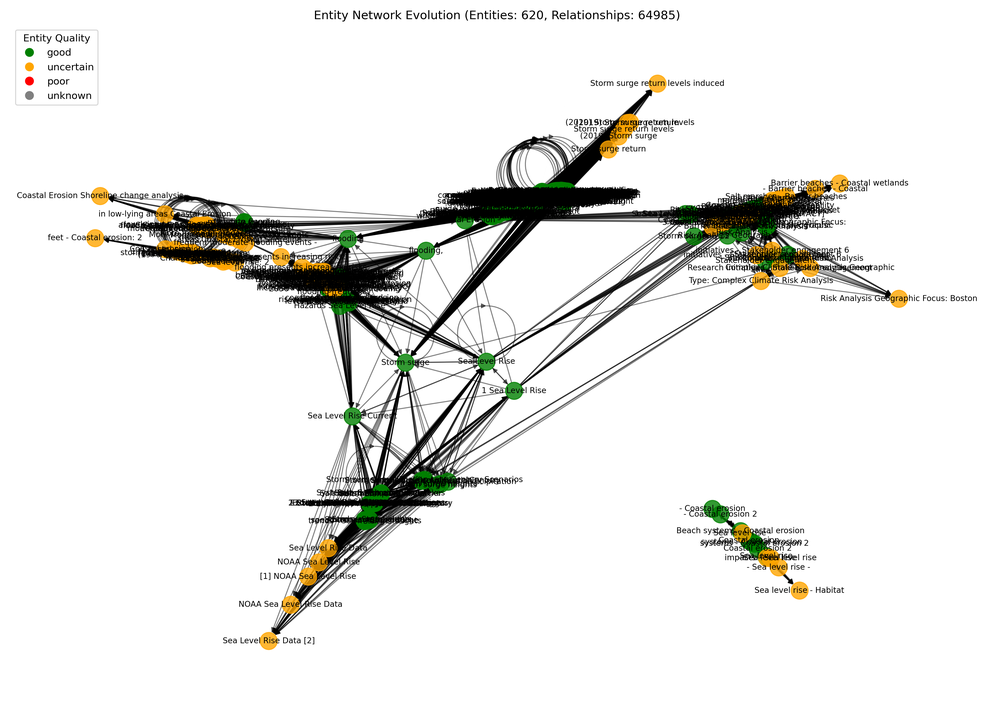
#> input picture src/habitat_evolution/adaptive_core/demos/analysis_results/context_aware_ner_network_20250403_182200.png, 994 x 710 px, shrunk from 4200 x 3000 before the run
$ python -i demo_image_pkm.py   (imports and definitions only)
#> lines starting #> are read from the running program, lines starting #| are printed output that depends on the picture; after the words box and inside, x2 and y2 are one past the last pixel; in counts of white or black regions, pixels touching at a corner belong together
### src/habitat_evolution/infrastructure/services/event_service.py
"""
Event service implementation for Habitat Evolution.

This module provides a concrete implementation of the EventServiceInterface,
enabling event-based communication between components in the system.
"""

import logging
from typing import Dict, Any, Callable, Optional, List

from src.habitat_evolution.infrastructure.interfaces.services.event_service_interface import EventServiceInterface

logger = logging.getLogger(__name__)


class EventService(EventServiceInterface):
    """
    Implementation of the EventServiceInterface for Habitat Evolution.

    This service enables components to communicate through events in a decoupled manner,
    supporting the pattern evolution and co-evolution principles of Habitat Evolution.
    """

    def __init__(self):
        """Initialize a new event service."""
        self._subscribers: Dict[str, List[Dict[str, Any]]] = {}
        self._initialized = False
        logger.debug("EventService created")

    def initialize(self, config: Optional[Dict[str, Any]] = None) -> None:
        """
        Initialize the event service with the specified configuration.

        Args:
            config: Optional configuration for the event service
        """
        if self._initialized:
            logger.warning("EventService already initialized")
            return

        logger.info("Initializing EventService")
        self._initialized = True
        logger.info("EventService initialized")

    # [116 lines left out: functions shutdown, publish, subscribe, unsubscribe, clear_subscriptions, not called in this run]

### demo_image_pkm.py
#!/usr/bin/env python
"""
Habitat Evolution Image-to-PKM Demo

This script demonstrates the Pattern Knowledge Medium capabilities of Habitat Evolution
by associating an image with patterns stored in ArangoDB and generating a response.
"""

import os
import sys
import logging
import argparse
from pathlib import Path
from typing import Dict, Any, List, Optional
import json

# Set up logging
# [1 line not run here, left out]
logger = logging.getLogger(__name__)

# Import Habitat Evolution components
sys.path.append(os.path.dirname(os.path.dirname(os.path.abspath(__file__))))
from src.habitat_evolution.infrastructure.services.event_service import EventService
from src.habitat_evolution.infrastructure.db.arangodb_connection import ArangoDBConnection
from src.habitat_evolution.infrastructure.services.pattern_aware_rag_service import PatternAwareRAGService
from src.habitat_evolution.pkm.pkm_factory import PKMFactory
from src.habitat_evolution.climate_risk.field_pattern_bridge import FieldPatternBridge

# Optional: Import image processing libraries if available
try:
    import cv2
    import numpy as np
    from PIL import Image
    HAS_IMAGE_LIBS = True
except ImportError:
    logger.warning("Image processing libraries not found. Using simplified image handling.")
    HAS_IMAGE_LIBS = False

class ImagePKMDemo:
    """Demo class for associating images with the Pattern Knowledge Medium."""

    def __init__(self, db_host: str = "localhost", db_port: int = 8529,
                 db_name: str = "habitat_evolution", db_user: str = "root",
                 db_password: str = ""):
        """Initialize the demo with database connection parameters."""
#> called with db_host = 'localhost', db_port = 8529, db_name = 'habitat_evolution', db_user = 'root', db_password = ''
        self.db_config = {
            "host": db_host,
            "port": db_port,
            "database": db_name,
            "username": db_user,
            "password": db_password
        }

        # Initialize components
        self._initialize_components()
#> (the call stopped at in _initialize_components, `self.db_connection = ArangoDBConnection(**self.db_config)`: src is not available in this run)

    def _initialize_components(self):
        """Initialize all required Habitat Evolution components."""
        logger.info("Initializing Habitat Evolution components...")

        # Initialize EventService (global singleton)
        self.event_service = EventService()
        if not self.event_service._initialized:
            self.event_service.initialize()
            os.environ["EVENT_SERVICE_INITIALIZED"] = "True"

        # Initialize ArangoDB connection
        self.db_connection = ArangoDBConnection(**self.db_config)
        self.db_connection.connect()

        # Initialize PKM Factory
        self.pkm_factory = PKMFactory(self.db_connection, self.event_service)

        # Initialize Field-Pattern Bridge
        self.field_pattern_bridge = FieldPatternBridge(self.event_service)

        # Initialize Pattern-Aware RAG Service
        self.pattern_rag = self.pkm_factory.create_pattern_aware_rag()

        logger.info("Components initialized successfully")

    def process_image(self, image_path: str) -> Dict[str, Any]:
        """
        Process an image and extract basic features.

        Args:
            image_path: Path to the image file

        Returns:
            Dictionary of extracted features
        """
        logger.info(f"Processing image: {image_path}")

        if not os.path.exists(image_path):
            raise FileNotFoundError(f"Image file not found: {image_path}")

        # Extract basic image metadata
        image_metadata = {
            "filename": os.path.basename(image_path),
            "path": image_path,
            "size": os.path.getsize(image_path),
            "last_modified": os.path.getmtime(image_path)
        }

        # Extract image features if libraries are available
        if HAS_IMAGE_LIBS:
            try:
                # Read image
                img = cv2.imread(image_path)
#> img is the input picture: shape (710, 994, 3); mean B, G, R 232.6, 234.8, 234.8

                # Extract basic features
                height, width, channels = img.shape

                # Calculate color histogram
                hist_b = cv2.calcHist([img], [0], None, [8], [0, 256])
#> hist_b = [35783, 11353, 7682, 7350, 8896, 7668, 7412, 619596]
                hist_g = cv2.calcHist([img], [1], None, [8], [0, 256])
#> hist_g = [25874, 9450, 9404, 9509, 12566, 11189, 7870, 619878]
                hist_r = cv2.calcHist([img], [2], None, [8], [0, 256])
#> hist_r = [29385, 9526, 8418, 8070, 9487, 8258, 8444, 624152]

                # Detect edges (simplified feature extraction)
                gray = cv2.cvtColor(img, cv2.COLOR_BGR2GRAY)
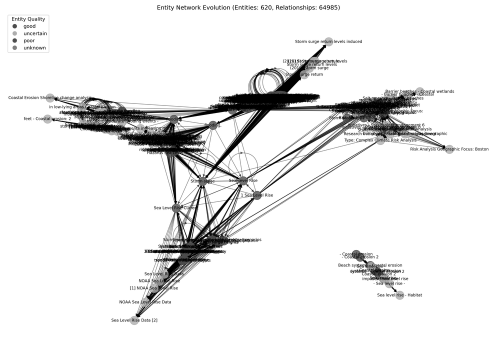
#> gray: shape (710, 994) (shown at 1/2 size); min 0, max 255, mean 234.6
                edges = cv2.Canny(gray, 100, 200)
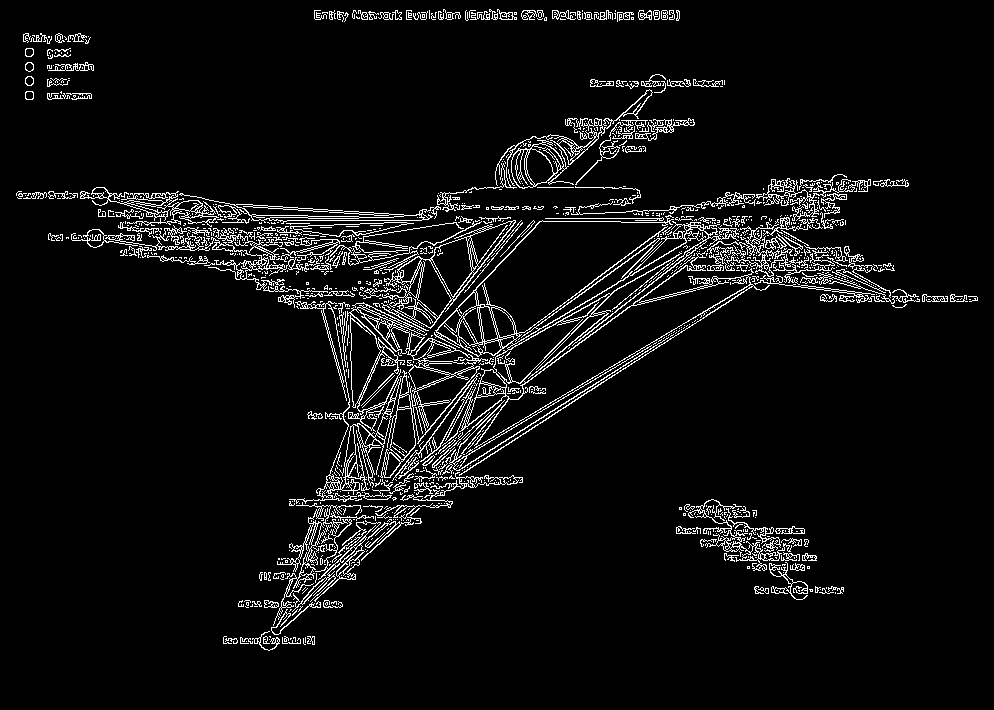
#> edges: shape (710, 994); 5.7% white in thin lines or dots, all inside (x1, y1, x2, y2) = (16, 9, 978, 651)
                edge_percentage = np.count_nonzero(edges) / (height * width)
#> edge_percentage = 0.0574

                # Add features to metadata
                image_metadata.update({
                    "dimensions": {
                        "width": width,
                        "height": height,
                        "channels": channels
                    },
                    "features": {
                        "color_distribution": {
                            "blue": hist_b.flatten().tolist(),
                            "green": hist_g.flatten().tolist(),
                            "red": hist_r.flatten().tolist()
                        },
                        "edge_percentage": edge_percentage
                    }
                })

                # Determine dominant colors (simplified)
                pixels = np.float32(img.reshape(-1, 3))
                n_colors = 5
                criteria = (cv2.TERM_CRITERIA_EPS + cv2.TERM_CRITERIA_MAX_ITER, 200, .1)
                flags = cv2.KMEANS_RANDOM_CENTERS
                _, labels, palette = cv2.kmeans(pixels, n_colors, None, criteria, 10, flags)
#> palette = [[165.5, 166.6, 166.4], [74.67, 92.2, 83.94], [8.75, 19.16, 11.55], [255.4, 255.4, 255.4], [28.24, 161.2, 232.3]]
                _, counts = np.unique(labels, return_counts=True)
#> counts = [21343, 21547, 33804, 622983, 6063]

                # Convert colors to hex for easier interpretation
                dominant_colors = []
                for color in palette:
                    dominant_colors.append('#{:02x}{:02x}{:02x}'.format(
                        int(color[2]), int(color[1]), int(color[0])))
#> this loop made 5 passes
#> after the loop, dominant_colors = ['#a6a6a5', '#535c4a', '#0b1308', '#ffffff', '#e8a11c']

                image_metadata["features"]["dominant_colors"] = dominant_colors

            except Exception as e:
                logger.warning(f"Error extracting image features: {e}")
                logger.warning("Using simplified image metadata only")

        logger.info("Image processing complete")
        return image_metadata

    # [175 lines left out: functions associate_with_patterns, generate_response, run_demo, _persist_demo_result, main, not called in this run]


# [2 lines not run here, left out]

>>> result = ImagePKMDemo().process_image('src/habitat_evolution/adaptive_core/demos/analysis_results/context_aware_ner_network_20250403_182200.png')
#> result = 6 items

$ run again, on src/habitat_evolution/field/examples/output/20250317_183245/visualizations/eigenspace_2d.png
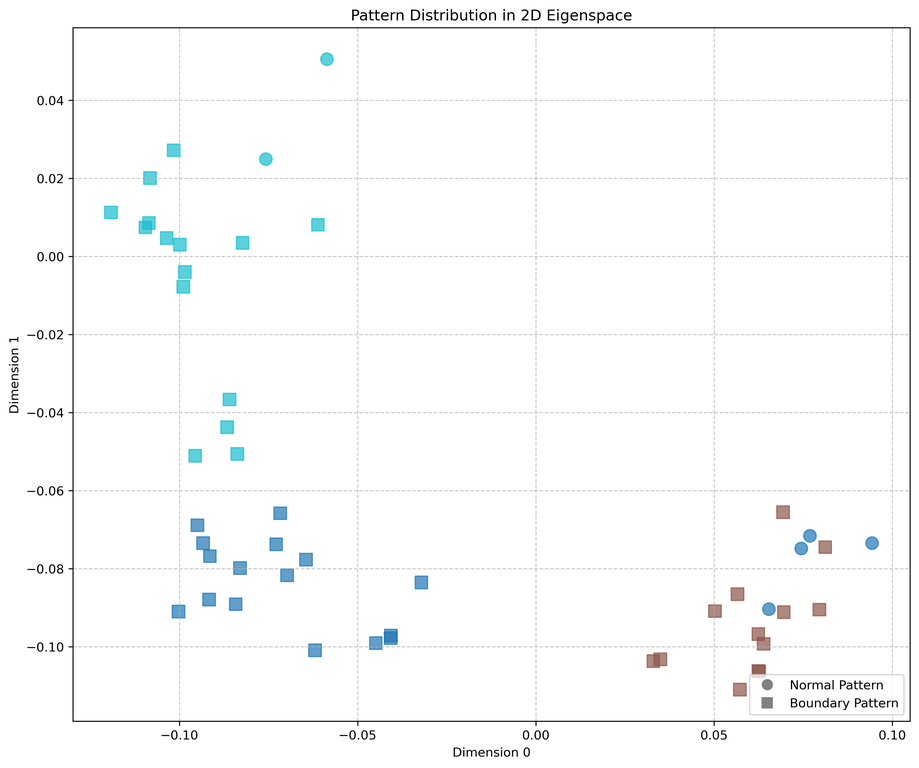
#> input picture src/habitat_evolution/field/examples/output/20250317_183245/visualizations/eigenspace_2d.png, 919 x 768 px, shrunk from 3063 x 2558 before the run
#> in process_image, img is the input picture: shape (768, 919, 3); mean B, G, R 251.1, 250.9, 250.2
#> hist_b = [1089, 2344, 2210, 2105, 2496, 3076, 13113, 679359]
#> hist_g = [1089, 2344, 2020, 2117, 5092, 3375, 10824, 678931]
#> hist_r = [1108, 3364, 4459, 3870, 2308, 4098, 7959, 678626]
#> in process_image, `edges = cv2.Canny(gray, 100, 200)`:
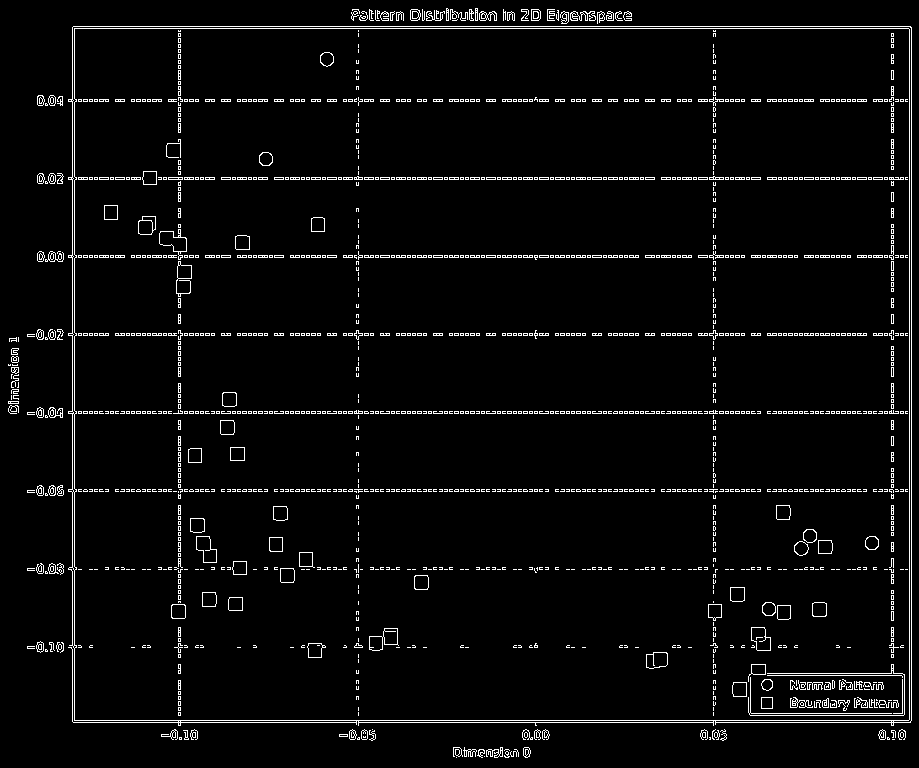
#> edges: shape (768, 919); 3.9% white in thin lines or dots
#> edge_percentage = 0.0387
#> palette = [[255.7, 255.7, 255.7], [135.3, 138.1, 151.7], [208.2, 178.4, 87.54], [213, 212.3, 210.5], [56.03, 56.03, 56.04]]
#> counts = [676616, 5973, 6217, 11520, 5466]
#> the loop in process_image, `for color in palette:` made 5 passes
#> after the loop in process_image, `for color in palette:`: dominant_colors = ['#ffffff', '#978a87', '#57b2d0', '#d2d4d4', '#383838']
#> result = 6 items

$ run again, on src/habitat_evolution/field/examples/output/20250317_183245/visualizations/eigenspace_2d_alt.png
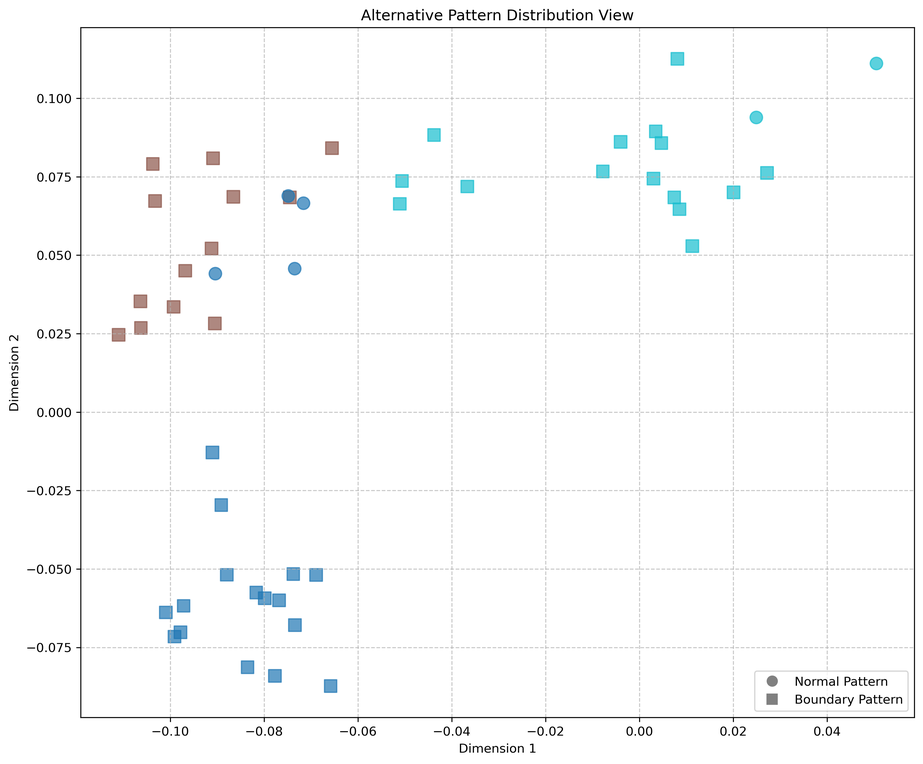
#> input picture src/habitat_evolution/field/examples/output/20250317_183245/visualizations/eigenspace_2d_alt.png, 923 x 764 px, shrunk from 3089 x 2558 before the run
#> in process_image, img is the input picture: shape (764, 923, 3); mean B, G, R 250.9, 250.7, 249.9
#> hist_b = [1112, 3300, 1423, 1569, 2736, 1608, 15839, 677585]
#> hist_g = [1112, 3300, 1388, 1503, 5234, 1851, 13566, 677218]
#> hist_r = [1127, 4288, 4036, 3138, 2055, 2910, 10832, 676786]
#> in process_image, `edges = cv2.Canny(gray, 100, 200)`:
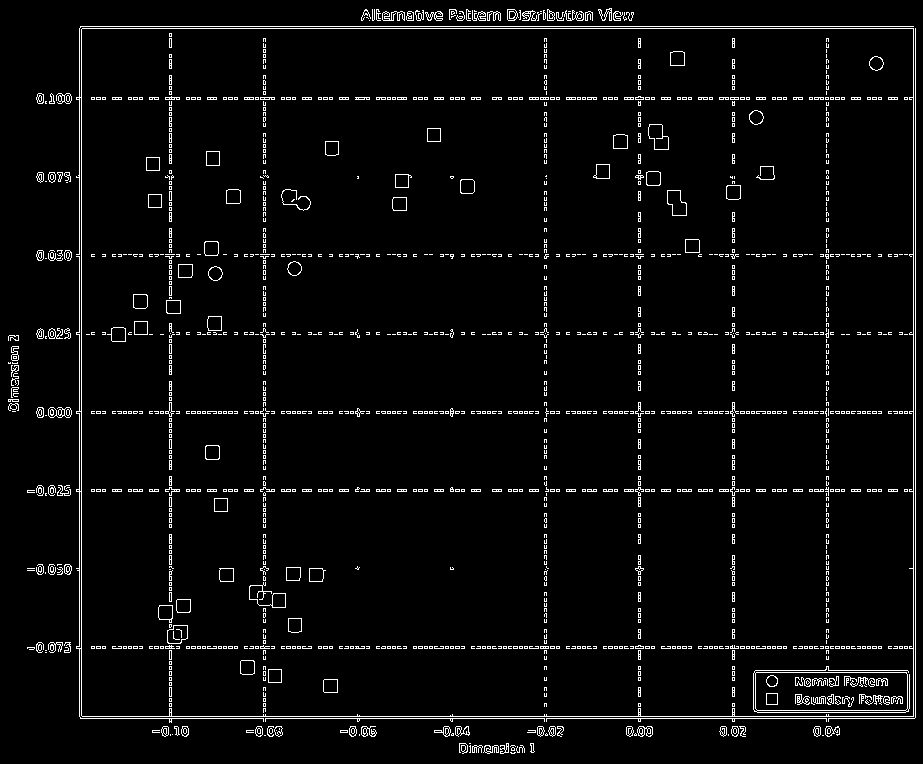
#> edges: shape (764, 923); 3.9% white in thin lines or dots
#> edge_percentage = 0.0388
#> palette = [[207.8, 178.2, 88.18], [219.8, 219.4, 218], [44.05, 44.05, 44.05], [255.7, 255.7, 255.7], [133.6, 137.3, 155]]
#> counts = [6276, 18455, 5751, 669783, 4907]
#> the loop in process_image, `for color in palette:` made 5 passes
#> after the loop in process_image, `for color in palette:`: dominant_colors = ['#58b2cf', '#dadbdb', '#2c2c2c', '#ffffff', '#9b8985']
#> result = 6 items
